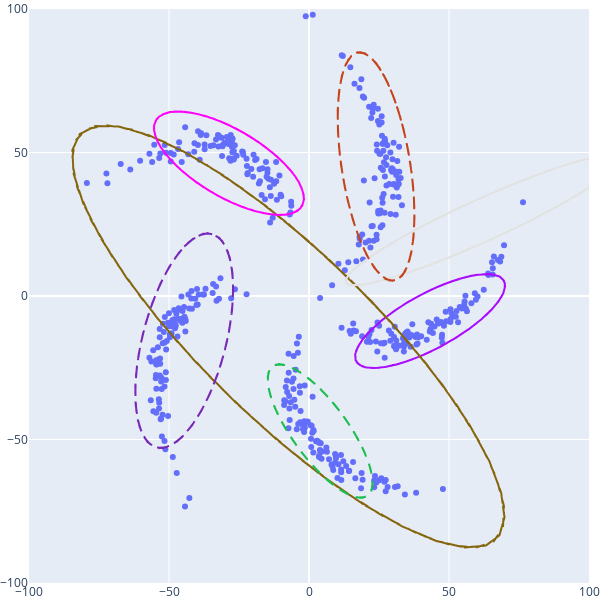
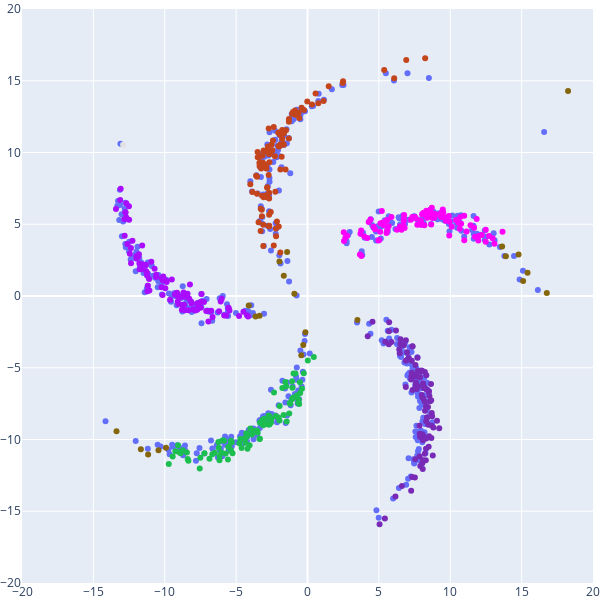

Notebook source saved alongside these figures, in order:
### Code cell
# sanity check if everything is loaded and trained correctly
potentials = model.encode(torch.tensor(data).to(model.vae.device).double())

x, eta_x, label_stats, _, _ = local_optimization(potentials, model.eta_theta)

# get encoded means
gaussian_stats = Gaussian(eta_x).expected_stats()
_, Ex, _, _ = unpack_dense(gaussian_stats)

# get reconstructions
mu_y, log_var_y = model.decode(x)

latent_fig = plot_latent_space(
    latent=Ex.cpu().detach().numpy(),
    eta_theta=model.eta_theta,
    title="plot_latent",
    y_axes=[-100, 100],
    x_axes=[-100, 100]
)
latent_fig.show()

observation_fig = plot_observed_space(
    obs=data,
    mu=mu_y.squeeze().cpu().detach().numpy(),
    classes=torch.argmax(label_stats, dim=-1).cpu().detach().numpy(),
    title="plot_obs",
    y_axes=[-20, 20],
    x_axes=[-20, 20]
)
observation_fig.show()
